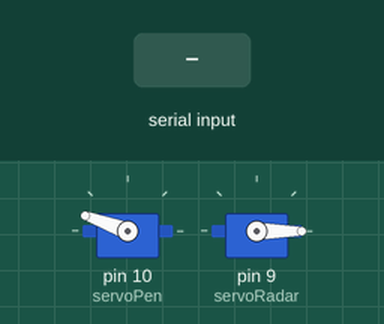
A sketch run on a simulated Arduino Uno, built with avr-gcc and run on an emulated ATmega328P. Shown: 2 × servo. The test bench sets the inputs (shaded band). What the sketch prints to the serial monitor is not drawn.

Above: at 1.0 s.
1.1 s: "1" received over Serial
At 2.2 s:
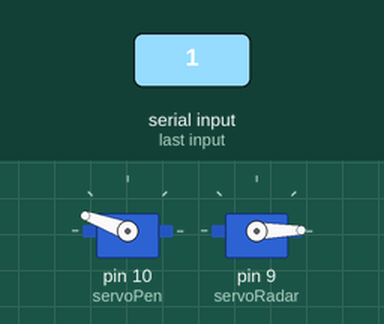
2.7 s: byte 9 (9) received over Serial
At 3.4 s:
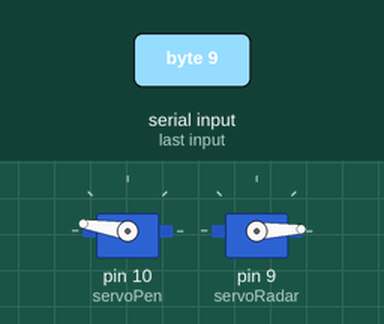
4.2 s: "0" received over Serial
At 4.5 s:
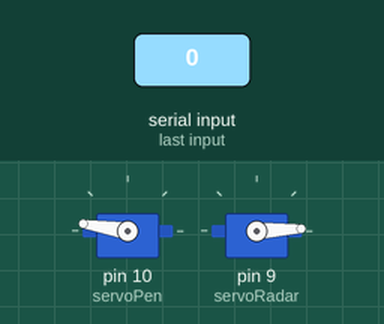
5.7 s: "2" received over Serial
At 6.9 s:
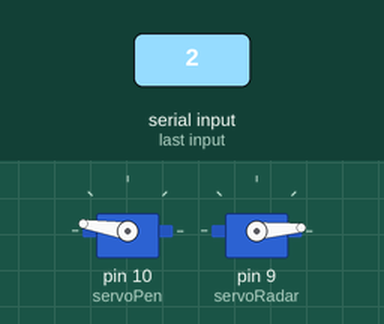
Timing chart, 0 to 8.2 s (numbered marks = the images above; inputs shaded):
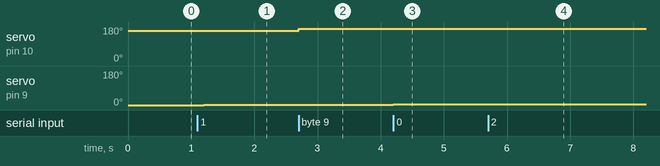

The sketch:

double_click_arduino_2014_04_22_BLACKnWHITE.ino
```cpp
// doubleCLICK - by OfficineSISTEMICHE - april 2014

#include <Servo.h>

Servo servoPen, servoRadar;  // create servo objects
// a maximum of eight servo objects can be created

int brighRead;
int posPen = 171;
int touchPen = 3;
boolean downPen = false;
boolean downPPen = false;

boolean invertRadar = false;
int posRadar = 0;
int shiftRadar = 1;
int moveRadar;
int slowRadar = 0;

void setup()
{
  Serial.begin(9600);

  servoPen.attach(10);  // attaches the servo on pin 10 to the servo object
  servoRadar.attach(9);  // attaches the servo on pin 9 to the servo object

  servoPen.write(160);
  servoRadar.write(0);

  establishContact();
}


void loop()
{

  if (Serial.available() > 0) {
    //read serial: it will be a number between 1 (black) and 9 (white)
    brighRead = Serial.read();


//--------------------- only BlackandWhite value
    if (brighRead < 9){
      servoPen.write(posPen + touchPen);
      downPen = true;
      }
    if (brighRead == 9){
      servoPen.write(posPen);
      downPen = false;
      }

    // when pen has to draw, slow a little the brush servo
    if (downPen != downPPen){
      slowRadar = 30;
      downPPen = downPen;
      } else {
        slowRadar = 0;
        }


//--------------------- for GREY scale values
    //brighRead *= 0.5;
    //servoPen.write(posPen + (sqrt(brighRead)*3));


    //------------------------------brush----- 20°
    if (posRadar > 19){
      invertRadar = true;
    }
    if (posRadar < 1){
      invertRadar = false;
    }
    if (invertRadar == true){
      moveRadar = - shiftRadar;
    }
    if (invertRadar == false){
      moveRadar = + shiftRadar;
    }

    posRadar += moveRadar;

    servoRadar.write(posRadar);
    delay(15 + slowRadar);
    Serial.write(posRadar);

  }
}

void establishContact() {
  while (Serial.available() <= 0) {
    Serial.print('A');   // send a capital A
    delay(300);
  }
}
```

Measured:
- after the input at 1.1 s, servo on pin 9 (servoRadar): 0° → 1° after 0.10 s
- after the input at 2.7 s, servo on pin 10 (servoPen): 160° → 171° at once; servo on pin 9 (servoRadar): 1° → 2° at once
- after the input at 4.2 s, servo on pin 9 (servoRadar): 2° → 3° at once
- after the input at 5.7 s, servo on pin 9 (servoRadar): 3° → 4° at once
